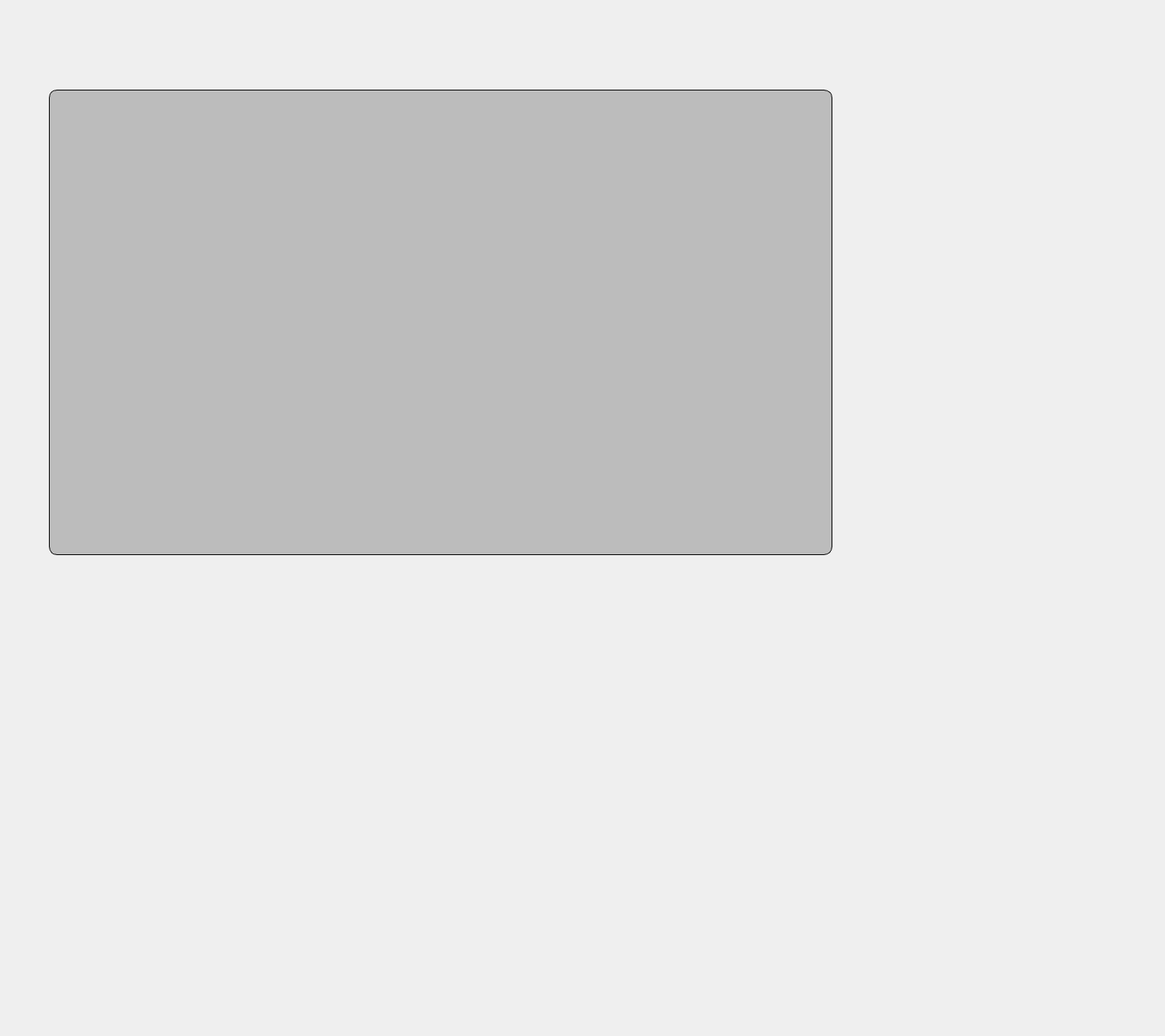
<?xml version="1.0" encoding="UTF-8"?>
<ui version="4.0">
 <class>MainWindow</class>
 <widget class="QMainWindow" name="MainWindow">
  <property name="geometry">
   <rect>
    <x>0</x>
    <y>0</y>
    <width>1429</width>
    <height>1271</height>
   </rect>
  </property>
  <property name="windowTitle">
   <string>MainWindow</string>
  </property>
  <widget class="QWidget" name="centralwidget">
   <widget class="QLineEdit" name="lineEdit">
    <property name="geometry">
     <rect>
      <x>60</x>
      <y>110</y>
      <width>961</width>
      <height>571</height>
     </rect>
    </property>
    <property name="styleSheet">
     <string notr="true">background-color:rgb(188, 188, 188);
border-radius: 10px ;
border-style: solid;
border-width: 1px;
border-color: rgb(7, 7, 7)
</string>
    </property>
   </widget>
  </widget>
 </widget>
 <resources/>
 <connections/>
</ui>
